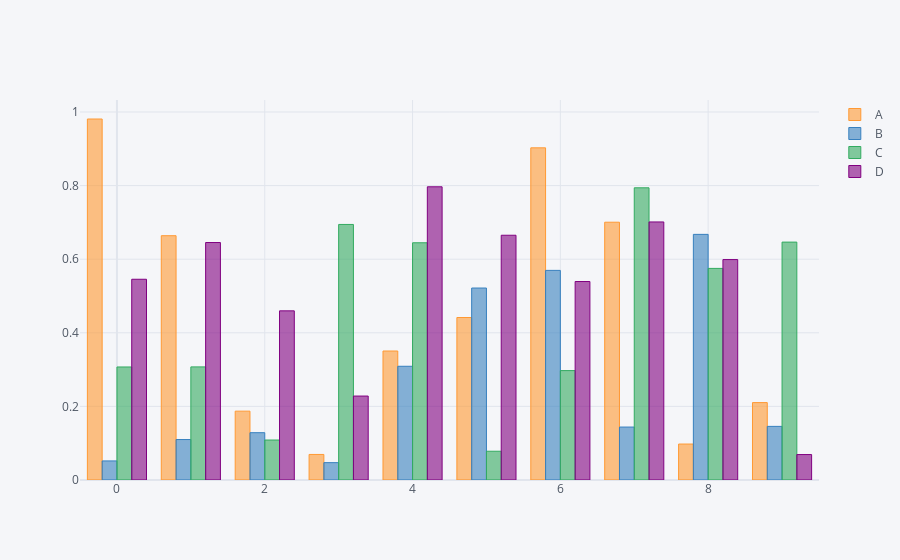

Notebook code for this chart:
### Code cell
df.iplot(kind='bar')

### Figure 1 — Plotly figure (JSON) as saved in the notebook; plotly's stock layout.template omitted (floating-point values rounded to 4 significant figures)
{"data": [{"marker": {"color": "rgba(255, 153, 51, 0.6)", "line": {"color": "rgba(255, 153, 51, 1.0)", "width": 1}}, "name": "A", "orientation": "v", "text": "", "type": "bar", "x": [0, 1, 2, 3, 4, 5, 6, 7, 8, 9], "y": [0.981, 0.6638, 0.1871, 0.06945, 0.3505, 0.4416, 0.9026, 0.7005, 0.09772, 0.2103]}, {"marker": {"color": "rgba(55, 128, 191, 0.6)", "line": {"color": "rgba(55, 128, 191, 1.0)", "width": 1}}, "name": "B", "orientation": "v", "text": "", "type": "bar", "x": [0, 1, 2, 3, 4, 5, 6, 7, 8, 9], "y": [0.05183, 0.11, 0.1286, 0.04713, 0.309, 0.5217, 0.5696, 0.1439, 0.6674, 0.1457]}, {"marker": {"color": "rgba(50, 171, 96, 0.6)", "line": {"color": "rgba(50, 171, 96, 1.0)", "width": 1}}, "name": "C", "orientation": "v", "text": "", "type": "bar", "x": [0, 1, 2, 3, 4, 5, 6, 7, 8, 9], "y": [0.3071, 0.3074, 0.1086, 0.6944, 0.6446, 0.07817, 0.2973, 0.794, 0.575, 0.6464]}, {"marker": {"color": "rgba(128, 0, 128, 0.6)", "line": {"color": "rgba(128, 0, 128, 1.0)", "width": 1}}, "name": "D", "orientation": "v", "text": "", "type": "bar", "x": [0, 1, 2, 3, 4, 5, 6, 7, 8, 9], "y": [0.5455, 0.6453, 0.4596, 0.2281, 0.7968, 0.6651, 0.5393, 0.7012, 0.599, 0.06916]}], "layout": {"legend": {"bgcolor": "#F5F6F9", "font": {"color": "#4D5663"}}, "paper_bgcolor": "#F5F6F9", "plot_bgcolor": "#F5F6F9", "title": {"font": {"color": "#4D5663"}}, "xaxis": {"gridcolor": "#E1E5ED", "showgrid": true, "tickfont": {"color": "#4D5663"}, "title": {"font": {"color": "#4D5663"}, "text": ""}, "zerolinecolor": "#E1E5ED"}, "yaxis": {"gridcolor": "#E1E5ED", "showgrid": true, "tickfont": {"color": "#4D5663"}, "title": {"font": {"color": "#4D5663"}, "text": ""}, "zerolinecolor": "#E1E5ED"}}}
